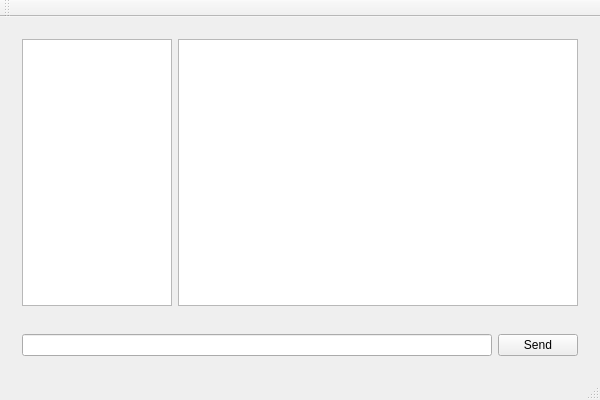
<?xml version="1.0" encoding="UTF-8"?>
<ui version="4.0">
 <class>ChatWindow</class>
 <widget class="QMainWindow" name="ChatWindow">
  <property name="geometry">
   <rect>
    <x>0</x>
    <y>0</y>
    <width>600</width>
    <height>400</height>
   </rect>
  </property>
  <property name="windowTitle">
   <string>ChatWindow</string>
  </property>
  <widget class="QWidget" name="centralWidget">
   <layout class="QVBoxLayout" name="verticalLayout">
    <item>
     <widget class="QWidget" name="widget_2" native="true">
      <layout class="QHBoxLayout" name="horizontalLayout_2">
       <item>
        <widget class="QListView" name="lstUsers">
         <property name="maximumSize">
          <size>
           <width>150</width>
           <height>16777215</height>
          </size>
         </property>
         <property name="focusPolicy">
          <enum>Qt::NoFocus</enum>
         </property>
         <property name="editTriggers">
          <set>QAbstractItemView::NoEditTriggers</set>
         </property>
         <property name="selectionMode">
          <enum>QAbstractItemView::NoSelection</enum>
         </property>
        </widget>
       </item>
       <item>
        <widget class="QPlainTextEdit" name="txtChat">
         <property name="focusPolicy">
          <enum>Qt::NoFocus</enum>
         </property>
        </widget>
       </item>
      </layout>
     </widget>
    </item>
    <item>
     <widget class="QWidget" name="widget" native="true">
      <layout class="QHBoxLayout" name="horizontalLayout">
       <item>
        <widget class="QLineEdit" name="lneMessage"/>
       </item>
       <item>
        <widget class="QPushButton" name="btnSend">
         <property name="text">
          <string>Send</string>
         </property>
        </widget>
       </item>
      </layout>
     </widget>
    </item>
   </layout>
  </widget>
  <widget class="QMenuBar" name="menuBar">
   <property name="geometry">
    <rect>
     <x>0</x>
     <y>0</y>
     <width>600</width>
     <height>25</height>
    </rect>
   </property>
  </widget>
  <widget class="QToolBar" name="mainToolBar">
   <attribute name="toolBarArea">
    <enum>TopToolBarArea</enum>
   </attribute>
   <attribute name="toolBarBreak">
    <bool>false</bool>
   </attribute>
  </widget>
  <widget class="QStatusBar" name="statusBar"/>
 </widget>
 <layoutdefault spacing="6" margin="11"/>
 <resources/>
 <connections/>
</ui>
